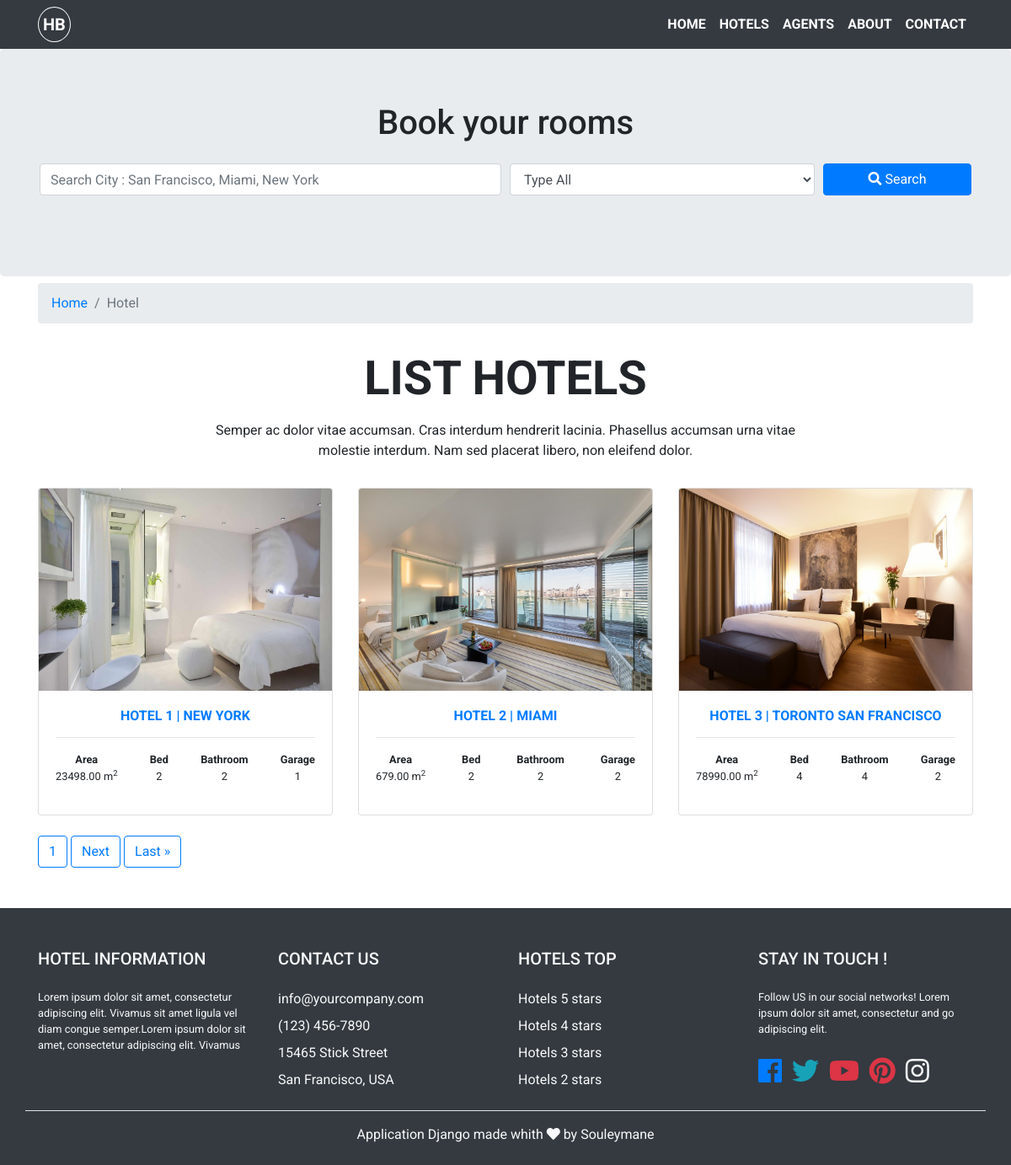
Page /list/ on the committed database.
### hotel/models.py (models this page shows, shortened)
class Hotel(models.Model):
    name = models.CharField(max_length=200)
    type = models.CharField(choices=type, max_length=50)
    price = models.PositiveIntegerField()
    area = models.DecimalField(max_digits=8, decimal_places=2)
    bedroom = models.PositiveIntegerField()
    bathroom = models.PositiveIntegerField()
    garage = models.PositiveIntegerField()
    category = models.ForeignKey(Category, on_delete=models.CASCADE)
    location = models.CharField(max_length=100, blank=True, null=True)
    description = models.TextField(blank=True, null=True)
    photo_main = models.ImageField(upload_to="photos")
    photo_1 = models.ImageField(upload_to="photos", blank=True, null=True)
    photo_2 = models.ImageField(upload_to="photos", blank=True, null=True)
    photo_3 = models.ImageField(upload_to="photos", blank=True, null=True)
    photo_4 = models.ImageField(upload_to="photos", blank=True, null=True)
    photo_5 = models.ImageField(upload_to="photos", blank=True, null=True)
    photo_6 = models.ImageField(upload_to="photos", blank=True, null=True)
    created = models.DateTimeField(auto_now_add=True)
    updated = models.DateTimeField(auto_now=True)

### hotel/views.py (the view)
# urls.py: path('list/', views.hotel_list, name="hotel-list"),
def hotel_list(request):
    hotels = Hotel.objects.all()
    paginator = Paginator(hotels, 3)  # Show 25 contacts per page
    page = request.GET.get('page')
    hotels = paginator.get_page(page)
    context = {'hotels': hotels, 'type': type}
    return render(request, "hotel/hotel_list.html", context)

### hotel/templates/hotel/hotel_list.html (shortened to what this page needs)
{% extends 'layout/base.html' %}
{% block content %}
    {% include 'partials/module_search.html' %}
    <section>
        <div class="container">
            <div class="row">
                <div class="col-12">
                    <nav aria-label="breadcrumb">
                      <ol class="breadcrumb">
                        <li class="breadcrumb-item"><a href="{% url 'hotel:home' %}">Home</a></li>
                        <li class="breadcrumb-item active" aria-current="page">Hotel</li>
                      </ol>
                    </nav>
                </div>
            </div>
        </div>
    </section>
    <section class="my-3">
        <div class="container">
            <div class="row">
                <div class="col-8 mx-auto text-center">
                    <h2 class="display-4 font-weight-bold text-uppercase mb-3">List hotels</h2>
                    <p>Semper ac dolor vitae accumsan. Cras interdum hendrerit lacinia. Phasellus accumsan urna vitae molestie interdum. Nam sed placerat libero, non eleifend dolor.</p>
                </div>
            </div>
        </div>
    </section>
    <section class="mb-2">
        <div class="container">
            <div class="row">
                {% for hotel in hotels %}
                <div class="col-lg-4 mb-3">
                    <div class="card">
                        <a href="{% url 'hotel:hotel-detail' hotel.id %}"><img src="{{ hotel.photo_main.url }}" class="card-img-top" width="100%" height="240"></a>
                        <div class="card-body text-center">
                            <h1 class="h6 text-center font-weight-bold text-uppercase"><a href="{% url 'hotel:hotel-detail' hotel.id %}">{{ hotel.name }} | {{ hotel.location }}</a></h1>
                           <hr>
                            <ul class="list-inline d-flex justify-content-between">
                                <li class="list-inline-item small"><strong>Area</strong><br/>{{ hotel.area }} m<sup>2</sup></li>
                                <li class="list-inline-item small"><strong>Bed</strong><br/>{{ hotel.bedroom }}</li>
                                <li class="list-inline-item small"><strong>Bathroom</strong><br/>{{ hotel.bedroom }}</li>
                                <li class="list-inline-item small"><strong>Garage</strong><br/>{{ hotel.garage }}</li>
                            </ul>
                        </div>
                    </div>
                </div>
                {% endfor %}
            </div>
        </div>
    </section>
    <section class="mb-5">
        <div class="container">
            <div class="row">
                <div class="col-12">
                        <div class="pagination">
                            <span class="step-links">
                                {% for num in hotels.paginator.page_range %}
                                    {% if hotels.number == num %}
                                        <a class="btn btn-outline-primary" href="?page={{ num }}">{{ num }}</a>
                                    {% elif num > contacts.number|add:'-3' and num < contacts.number|add:'3' %}
                                        <a class="btn btn-outline-primary" href="?page={{ num }}">{{ num }}</a>
                                    {% endif %}
                                {% endfor %}
                                {% if hotels.has_next %}
                                    <a class="btn btn-outline-primary" href="?page={{ hotels.next_page_number }}">Next</a>
                                    <a class="btn btn-outline-primary" href="?page={{ hotels.paginator.num_pages }}">Last &raquo;</a>
                                {% endif %}
                            </span>
                        </div>
                </div>
            </div>
        </div>
    </section>
{% endblock content %}

### pages/static/css/style.css (style rules this page uses)
body { background: #fff; font-family: 'Roboto', sans-serif; }

### rows in the picture
Hotel: photo_main (picture), name "HOTEL 1", location "NEW YORK", area "23498.00", bedroom "2", garage "1"
Hotel: photo_main (picture), name "HOTEL 2", location "MIAMI", area "679.00", bedroom "2", garage "2"
Hotel: photo_main (picture), name "HOTEL 3", location "TORONTO SAN FRANCISCO", area "78990.00", bedroom "4", garage "2"

### other values in the picture
{{ num }} "1"
